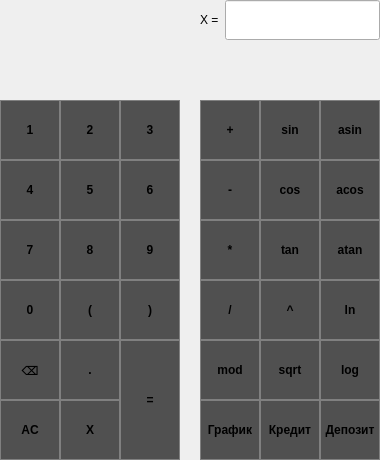
<?xml version="1.0" encoding="UTF-8"?>
<ui version="4.0">
 <class>MainWindow</class>

 <widget class="QMainWindow" name="MainWindow">
  <property name="geometry">
   <rect>
    <x>0</x>
    <y>0</y>
    <width>380</width>
    <height>460</height>
   </rect>
  </property>
  <property name="maximumSize">
   <size>
    <width>380</width>
    <height>460</height>
   </size>
  </property>
  <property name="minimumSize">
   <size>
    <width>380</width>
    <height>460</height>
   </size>
  </property>
  <property name="windowTitle">
   <string>Калькулятор</string>
  </property>
  <property name="styleSheet">
   <string notr="true">QPushButton {
	background-color: rgb(80, 80, 80);
	border: 1px solid gray;
}</string>
  </property>

  <widget class="QWidget" name="centralwidget">
   <widget class="QPushButton" name="pushButton_1">
    <property name="geometry">
     <rect>
      <x>0</x>
      <y>100</y>
      <width>60</width>
      <height>60</height>
     </rect>
    </property>
    <property name="font">
     <font>
      <bold>true</bold>
     </font>
    </property>
    <property name="cursor">
     <cursorShape>PointingHandCursor</cursorShape>
    </property>
    <property name="mouseTracking">
     <bool>true</bool>
    </property>
    <property name="styleSheet">
     <string notr="true">QPushButton {
	border: 1px solid gray;
    font-size: 29;
    background-color: rgb(80,80,80);
}</string>
    </property>
    <property name="text">
     <string>1</string>
    </property>
   </widget>

   <widget class="QPushButton" name="pushButton_2">
    <property name="geometry">
     <rect>
      <x>60</x>
      <y>100</y>
      <width>60</width>
      <height>60</height>
     </rect>
    </property>
    <property name="font">
     <font>
      <bold>true</bold>
     </font>
    </property>
    <property name="cursor">
     <cursorShape>PointingHandCursor</cursorShape>
    </property>
    <property name="styleSheet">
     <string notr="true">QPushButton {
	border: 1px solid gray;
}

QPushButton:hover {
	
	background-color: rgb(80,80,80);
}</string>
    </property>
    <property name="text">
     <string>2</string>
    </property>
   </widget>

   <widget class="QPushButton" name="pushButton_3">
    <property name="geometry">
     <rect>
      <x>120</x>
      <y>100</y>
      <width>60</width>
      <height>60</height>
     </rect>
    </property>
    <property name="font">
     <font>
      <bold>true</bold>
     </font>
    </property>
    <property name="cursor">
     <cursorShape>PointingHandCursor</cursorShape>
    </property>
    <property name="styleSheet">
     <string notr="true">QPushButton {
	border: 1px solid gray;
}

QPushButton:hover {
	
	background-color: rgb(80,80,80);
}</string>
    </property>
    <property name="text">
     <string>3</string>
    </property>
   </widget>

   <widget class="QPushButton" name="pushButton_6">
    <property name="geometry">
     <rect>
      <x>120</x>
      <y>160</y>
      <width>60</width>
      <height>60</height>
     </rect>
    </property>
    <property name="font">
     <font>
      <bold>true</bold>
     </font>
    </property>
    <property name="cursor">
     <cursorShape>PointingHandCursor</cursorShape>
    </property>
    <property name="styleSheet">
     <string notr="true">QPushButton {
	border: 1px solid gray;
}

QPushButton:hover {
	
	background-color: rgb(80,80,80);
}</string>
    </property>
    <property name="text">
     <string>6</string>
    </property>
   </widget>

   <widget class="QPushButton" name="pushButton_5">
    <property name="geometry">
     <rect>
      <x>60</x>
      <y>160</y>
      <width>60</width>
      <height>60</height>
     </rect>
    </property>
    <property name="font">
     <font>
      <bold>true</bold>
     </font>
    </property>
    <property name="cursor">
     <cursorShape>PointingHandCursor</cursorShape>
    </property>
    <property name="styleSheet">
     <string notr="true">QPushButton {
	border: 1px solid gray;
}

QPushButton:hover {
	
	background-color: rgb(80,80,80);
}</string>
    </property>
    <property name="text">
     <string>5</string>
    </property>
   </widget>
   <widget class="QPushButton" name="pushButton_4">
    <property name="geometry">
     <rect>
      <x>0</x>
      <y>160</y>
      <width>60</width>
      <height>60</height>
     </rect>
    </property>
    <property name="font">
     <font>
      <bold>true</bold>
     </font>
    </property>
    <property name="cursor">
     <cursorShape>PointingHandCursor</cursorShape>
    </property>
    <property name="mouseTracking">
     <bool>true</bool>
    </property>
    <property name="styleSheet">
     <string notr="true">QPushButton {
	border: 1px solid gray;
}

QPushButton:hover {
	
	background-color: rgb(80,80,80);
}</string>
    </property>
    <property name="text">
     <string>4</string>
    </property>
   </widget>

   <widget class="QPushButton" name="pushButton_9">
    <property name="geometry">
     <rect>
      <x>120</x>
      <y>220</y>
      <width>60</width>
      <height>60</height>
     </rect>
    </property>
    <property name="font">
     <font>
      <bold>true</bold>
     </font>
    </property>
    <property name="cursor">
     <cursorShape>PointingHandCursor</cursorShape>
    </property>
    <property name="styleSheet">
     <string notr="true">QPushButton {
	border: 1px solid gray;
}

QPushButton:hover {
	
	background-color: rgb(80,80,80);
}</string>
    </property>
    <property name="text">
     <string>9</string>
    </property>
   </widget>

   <widget class="QPushButton" name="pushButton_8">
    <property name="geometry">
     <rect>
      <x>60</x>
      <y>220</y>
      <width>60</width>
      <height>60</height>
     </rect>
    </property>
    <property name="font">
     <font>
      <bold>true</bold>
     </font>
    </property>
    <property name="cursor">
     <cursorShape>PointingHandCursor</cursorShape>
    </property>
    <property name="styleSheet">
     <string notr="true">QPushButton {
	border: 1px solid gray;
}

QPushButton:hover {
	
	background-color: rgb(80,80,80);
}</string>
    </property>
    <property name="text">
     <string>8</string>
    </property>
   </widget>

   <widget class="QPushButton" name="pushButton_7">
    <property name="geometry">
     <rect>
      <x>0</x>
      <y>220</y>
      <width>60</width>
      <height>60</height>
     </rect>
    </property>
    <property name="font">
     <font>
      <bold>true</bold>
     </font>
    </property>
    <property name="cursor">
     <cursorShape>PointingHandCursor</cursorShape>
    </property>
    <property name="mouseTracking">
     <bool>true</bool>
    </property>
    <property name="styleSheet">
     <string notr="true">QPushButton {
	border: 1px solid gray;
}

QPushButton:hover {
	
	background-color: rgb(80,80,80);
}</string>
    </property>
    <property name="text">
     <string>7</string>
    </property>
   </widget>

   <widget class="QPushButton" name="pushButton_plus">
    <property name="enabled">
     <bool>true</bool>
    </property>
    <property name="geometry">
     <rect>
      <x>200</x>
      <y>100</y>
      <width>60</width>
      <height>60</height>
     </rect>
    </property>
    <property name="font">
     <font>
      <bold>true</bold>
     </font>
    </property>
    <property name="cursor">
     <cursorShape>PointingHandCursor</cursorShape>
    </property>
    <property name="styleSheet">
     <string notr="true">QPushButton {
	border: 1px solid gray;
}

QPushButton:hover {
	
	background-color: rgb(80,80,80);
}</string>
    </property>
    <property name="text">
     <string>+</string>
    </property>
   </widget>

   <widget class="QPushButton" name="pushButton_minus">
    <property name="geometry">
     <rect>
      <x>200</x>
      <y>160</y>
      <width>60</width>
      <height>60</height>
     </rect>
    </property>
    <property name="font">
     <font>
      <bold>true</bold>
     </font>
    </property>
    <property name="cursor">
     <cursorShape>PointingHandCursor</cursorShape>
    </property>
    <property name="styleSheet">
     <string notr="true">QPushButton {
	border: 1px solid gray;
}

QPushButton:hover {
	
	background-color: rgb(80,80,80);
}</string>
    </property>
    <property name="text">
     <string>-</string>
    </property>
   </widget>

   <widget class="QPushButton" name="pushButton_mult">
    <property name="geometry">
     <rect>
      <x>200</x>
      <y>220</y>
      <width>60</width>
      <height>60</height>
     </rect>
    </property>
    <property name="font">
     <font>
      <bold>true</bold>
     </font>
    </property>
    <property name="cursor">
     <cursorShape>PointingHandCursor</cursorShape>
    </property>
    <property name="styleSheet">
     <string notr="true">QPushButton {
	border: 1px solid gray;
}

QPushButton:hover {
	
	background-color: rgb(80,80,80);
}</string>
    </property>
    <property name="text">
     <string>*</string>
    </property>
   </widget>

   <widget class="QPushButton" name="pushButton_div">
    <property name="geometry">
     <rect>
      <x>200</x>
      <y>280</y>
      <width>60</width>
      <height>60</height>
     </rect>
    </property>
    <property name="font">
     <font>
      <bold>true</bold>
     </font>
    </property>
    <property name="cursor">
     <cursorShape>PointingHandCursor</cursorShape>
    </property>
    <property name="styleSheet">
     <string notr="true">QPushButton {
	border: 1px solid gray;
}

QPushButton:hover {
	
	background-color: rgb(80,80,80);
}</string>
    </property>
    <property name="text">
     <string>/</string>
    </property>
   </widget>

   <widget class="QPushButton" name="pushButton_asin">
    <property name="geometry">
     <rect>
      <x>320</x>
      <y>100</y>
      <width>60</width>
      <height>60</height>
     </rect>
    </property>
    <property name="font">
     <font>
      <bold>true</bold>
     </font>
    </property>
    <property name="cursor">
     <cursorShape>PointingHandCursor</cursorShape>
    </property>
    <property name="styleSheet">
     <string notr="true">QPushButton {
	border: 1px solid gray;
}

QPushButton:hover {
	
	background-color: rgb(80,80,80);
}</string>
    </property>
    <property name="text">
     <string>asin</string>
    </property>
   </widget>
   <widget class="QPushButton" name="pushButton_acos">
    <property name="geometry">
     <rect>
      <x>320</x>
      <y>160</y>
      <width>60</width>
      <height>60</height>
     </rect>
    </property>
    <property name="font">
     <font>
      <bold>true</bold>
     </font>
    </property>
    <property name="cursor">
     <cursorShape>PointingHandCursor</cursorShape>
    </property>
    <property name="styleSheet">
     <string notr="true">QPushButton {
	border: 1px solid gray;
}

QPushButton:hover {
	
	background-color: rgb(80,80,80);
}</string>
    </property>
    <property name="text">
     <string>acos</string>
    </property>
   </widget>
   <widget class="QPushButton" name="pushButton_sin">
    <property name="geometry">
     <rect>
      <x>260</x>
      <y>100</y>
      <width>60</width>
      <height>60</height>
     </rect>
    </property>
    <property name="font">
     <font>
      <bold>true</bold>
     </font>
    </property>
    <property name="cursor">
     <cursorShape>PointingHandCursor</cursorShape>
    </property>
    <property name="styleSheet">
     <string notr="true">QPushButton {
	border: 1px solid gray;
}

QPushButton:hover {
	
	background-color: rgb(80,80,80);
}</string>
    </property>
    <property name="text">
     <string>sin</string>
    </property>
   </widget>

   <widget class="QPushButton" name="pushButton_cos">
    <property name="geometry">
     <rect>
      <x>260</x>
      <y>160</y>
      <width>60</width>
      <height>60</height>
     </rect>
    </property>
    <property name="font">
     <font>
      <bold>true</bold>
     </font>
    </property>
    <property name="cursor">
     <cursorShape>PointingHandCursor</cursorShape>
    </property>
    <property name="styleSheet">
     <string notr="true">QPushButton {
	border: 1px solid gray;
}

QPushButton:hover {
	
	background-color: rgb(80,80,80);
}</string>
    </property>
    <property name="text">
     <string>cos</string>
    </property>
   </widget>

   <widget class="QPushButton" name="pushButton_tan">
    <property name="geometry">
     <rect>
      <x>260</x>
      <y>220</y>
      <width>60</width>
      <height>60</height>
     </rect>
    </property>
    <property name="font">
     <font>
      <bold>true</bold>
     </font>
    </property>
    <property name="cursor">
     <cursorShape>PointingHandCursor</cursorShape>
    </property>
    <property name="styleSheet">
     <string notr="true">QPushButton {
	border: 1px solid gray;
}

QPushButton:hover {
	
	background-color: rgb(80,80,80);
}</string>
    </property>
    <property name="text">
     <string>tan</string>
    </property>
   </widget>

   <widget class="QPushButton" name="pushButton_atan">
    <property name="geometry">
     <rect>
      <x>320</x>
      <y>220</y>
      <width>60</width>
      <height>60</height>
     </rect>
    </property>
    <property name="font">
     <font>
      <bold>true</bold>
     </font>
    </property>
    <property name="cursor">
     <cursorShape>PointingHandCursor</cursorShape>
    </property>
    <property name="styleSheet">
     <string notr="true">QPushButton {
	border: 1px solid gray;
}

QPushButton:hover {
	
	background-color: rgb(80,80,80);
}</string>
    </property>
    <property name="text">
     <string>atan</string>
    </property>
   </widget>

   <widget class="QPushButton" name="pushButton_sqrt">
    <property name="geometry">
     <rect>
      <x>260</x>
      <y>340</y>
      <width>60</width>
      <height>60</height>
     </rect>
    </property>
    <property name="font">
     <font>
      <bold>true</bold>
     </font>
    </property>
    <property name="cursor">
     <cursorShape>PointingHandCursor</cursorShape>
    </property>
    <property name="styleSheet">
     <string notr="true">QPushButton {
	border: 1px solid gray;
}

QPushButton:hover {
	
	background-color: rgb(80,80,80);
}</string>
    </property>
    <property name="text">
     <string>sqrt</string>
    </property>
   </widget>
   <widget class="QPushButton" name="pushButton_log">
    <property name="geometry">
     <rect>
      <x>320</x>
      <y>340</y>
      <width>60</width>
      <height>60</height>
     </rect>
    </property>
    <property name="font">
     <font>
      <bold>true</bold>
     </font>
    </property>
    <property name="cursor">
     <cursorShape>PointingHandCursor</cursorShape>
    </property>
    <property name="styleSheet">
     <string notr="true">QPushButton {
	border: 1px solid gray;
}

QPushButton:hover {
	
	background-color: rgb(80,80,80);
}</string>
    </property>
    <property name="text">
     <string>log</string>
    </property>
   </widget>

   <widget class="QPushButton" name="pushButton_plot">
    <property name="geometry">
     <rect>
      <x>200</x>
      <y>400</y>
      <width>60</width>
      <height>60</height>
     </rect>
    </property>
    <property name="font">
     <font>
      <bold>true</bold>
     </font>
    </property>
    <property name="cursor">
     <cursorShape>PointingHandCursor</cursorShape>
    </property>
    <property name="styleSheet">
     <string notr="true">QPushButton {
	border: 1px solid gray;
}

QPushButton:hover {
	
	background-color: rgb(80,80,80);
}</string>
    </property>
    <property name="text">
     <string>График</string>
    </property>
   </widget>
   <widget class="QPushButton" name="pushButton_left_par">
    <property name="geometry">
     <rect>
      <x>60</x>
      <y>280</y>
      <width>60</width>
      <height>60</height>
     </rect>
    </property>
    <property name="font">
     <font>
      <bold>true</bold>
     </font>
    </property>
    <property name="cursor">
     <cursorShape>PointingHandCursor</cursorShape>
    </property>
    <property name="mouseTracking">
     <bool>true</bool>
    </property>
    <property name="styleSheet">
     <string notr="true">QPushButton {
	border: 1px solid gray;
}

QPushButton:hover {
	
	background-color: rgb(80,80,80);
}</string>
    </property>
    <property name="text">
     <string>(</string>
    </property>
   </widget>
   <widget class="QPushButton" name="pushButton_dot">
    <property name="geometry">
     <rect>
      <x>60</x>
      <y>340</y>
      <width>60</width>
      <height>60</height>
     </rect>
    </property>
    <property name="sizePolicy">
     <sizepolicy hsizetype="Minimum" vsizetype="Expanding">
      <horstretch>0</horstretch>
      <verstretch>0</verstretch>
     </sizepolicy>
    </property>
    <property name="font">
     <font>
      <bold>true</bold>
     </font>
    </property>
    <property name="cursor">
     <cursorShape>PointingHandCursor</cursorShape>
    </property>
    <property name="styleSheet">
     <string notr="true">QPushButton {
	border: 1px solid gray;
}

QPushButton:hover {
	
	background-color: rgb(80,80,80);
}</string>
    </property>
    <property name="text">
     <string>.</string>
    </property>
   </widget>
   <widget class="QPushButton" name="pushButton_mod">
    <property name="geometry">
     <rect>
      <x>200</x>
      <y>340</y>
      <width>60</width>
      <height>60</height>
     </rect>
    </property>
    <property name="font">
     <font>
      <bold>true</bold>
     </font>
    </property>
    <property name="cursor">
     <cursorShape>PointingHandCursor</cursorShape>
    </property>
    <property name="styleSheet">
     <string notr="true">QPushButton {
	border: 1px solid gray;
}

QPushButton:hover {
	
	background-color: rgb(80,80,80);
}</string>
    </property>
    <property name="text">
     <string>mod</string>
    </property>
   </widget>
   <widget class="QPushButton" name="pushButton_pow">
    <property name="geometry">
     <rect>
      <x>260</x>
      <y>280</y>
      <width>60</width>
      <height>60</height>
     </rect>
    </property>
    <property name="font">
     <font>
      <bold>true</bold>
     </font>
    </property>
    <property name="cursor">
     <cursorShape>PointingHandCursor</cursorShape>
    </property>
    <property name="styleSheet">
     <string notr="true">QPushButton {
	border: 1px solid gray;
}

QPushButton:hover {
	
	background-color: rgb(80,80,80);
}</string>
    </property>
    <property name="text">
     <string>^</string>
    </property>
   </widget>
   <widget class="QPushButton" name="pushButton_ln">
    <property name="geometry">
     <rect>
      <x>320</x>
      <y>280</y>
      <width>60</width>
      <height>60</height>
     </rect>
    </property>
    <property name="font">
     <font>
      <bold>true</bold>
     </font>
    </property>
    <property name="cursor">
     <cursorShape>PointingHandCursor</cursorShape>
    </property>
    <property name="styleSheet">
     <string notr="true">QPushButton {
	border: 1px solid gray;
}

QPushButton:hover {
	
	background-color: rgb(80,80,80);
}</string>
    </property>
    <property name="text">
     <string>ln</string>
    </property>
   </widget>
   <widget class="QPushButton" name="pushButton_enter">
    <property name="geometry">
     <rect>
      <x>120</x>
      <y>340</y>
      <width>60</width>
      <height>120</height>
     </rect>
    </property>
    <property name="font">
     <font>
      <bold>true</bold>
     </font>
    </property>
    <property name="cursor">
     <cursorShape>PointingHandCursor</cursorShape>
    </property>
    <property name="mouseTracking">
     <bool>true</bool>
    </property>
    <property name="styleSheet">
     <string notr="true">QPushButton {
	border: 1px solid gray;
}

QPushButton:hover {
	
	background-color: rgb(80,80,80);
}</string>
    </property>
    <property name="text">
     <string>=</string>
    </property>
   </widget>
   <widget class="QPushButton" name="pushButton_deposit">
    <property name="geometry">
     <rect>
      <x>320</x>
      <y>400</y>
      <width>60</width>
      <height>60</height>
     </rect>
    </property>
    <property name="font">
     <font>
      <bold>true</bold>
     </font>
    </property>
    <property name="cursor">
     <cursorShape>PointingHandCursor</cursorShape>
    </property>
    <property name="styleSheet">
     <string notr="true">QPushButton {
	border: 1px solid gray;
}

QPushButton:hover {
	
	background-color: rgb(80,80,80);
}</string>
    </property>
    <property name="text">
     <string>Депозит</string>
    </property>
   </widget>
   <widget class="QPushButton" name="pushButton_credit">
    <property name="geometry">
     <rect>
      <x>260</x>
      <y>400</y>
      <width>60</width>
      <height>60</height>
     </rect>
    </property>
    <property name="font">
     <font>
      <bold>true</bold>
     </font>
    </property>
    <property name="cursor">
     <cursorShape>PointingHandCursor</cursorShape>
    </property>
    <property name="styleSheet">
     <string notr="true">QPushButton {
	border: 1px solid gray;
}

QPushButton:hover {
	
	background-color: rgb(80,80,80);
}</string>
    </property>
    <property name="text">
     <string>Кредит</string>
    </property>
   </widget>
   <widget class="QPushButton" name="pushButton_backspace">
    <property name="geometry">
     <rect>
      <x>0</x>
      <y>340</y>
      <width>60</width>
      <height>60</height>
     </rect>
    </property>
    <property name="font">
     <font>
      <bold>true</bold>
     </font>
    </property>
    <property name="cursor">
     <cursorShape>PointingHandCursor</cursorShape>
    </property>
    <property name="styleSheet">
     <string notr="true">QPushButton {
	border: 1px solid gray;
}

QPushButton:hover {
	
	background-color: rgb(80,80,80);
}</string>
    </property>
    <property name="text">
     <string>⌫</string>
    </property>
   </widget>
   <widget class="QPushButton" name="pushButton_all_clear">
    <property name="geometry">
     <rect>
      <x>0</x>
      <y>400</y>
      <width>60</width>
      <height>60</height>
     </rect>
    </property>
    <property name="font">
     <font>
      <bold>true</bold>
     </font>
    </property>
    <property name="cursor">
     <cursorShape>PointingHandCursor</cursorShape>
    </property>
    <property name="mouseTracking">
     <bool>true</bool>
    </property>
    <property name="styleSheet">
     <string notr="true">QPushButton {
	border: 1px solid gray;
}

QPushButton:hover {
	
	background-color: rgb(80,80,80);
}</string>
    </property>
    <property name="text">
     <string>AC</string>
    </property>
   </widget>
   <widget class="QPushButton" name="pushButton_0">
    <property name="geometry">
     <rect>
      <x>0</x>
      <y>280</y>
      <width>60</width>
      <height>60</height>
     </rect>
    </property>
    <property name="font">
     <font>
      <bold>true</bold>
     </font>
    </property>
    <property name="cursor">
     <cursorShape>PointingHandCursor</cursorShape>
    </property>
    <property name="styleSheet">
     <string notr="true">QPushButton {
	border: 1px solid gray;
}

QPushButton:hover {
	
	background-color: rgb(80,80,80);
}</string>
    </property>
    <property name="text">
     <string>0</string>
    </property>
   </widget>

   <widget class="QLabel" name="input_label">
    <property name="geometry">
     <rect>
      <x>0</x>
      <y>0</y>
      <width>190</width>
      <height>40</height>
     </rect>
    </property>
    <property name="text">
     <string/>
    </property>
   </widget>

   <widget class="QLabel" name="invite_X">
    <property name="geometry">
     <rect>
      <x>200</x>
      <y>0</y>
      <width>25</width>
      <height>40</height>
     </rect>
    </property>
    <property name="text">
     <string>X =</string>
    </property>
   </widget>

   <widget class="QLineEdit" name="input_X">
    <property name="geometry">
     <rect>
      <x>225</x>
      <y>0</y>
      <width>155</width>
      <height>40</height>
     </rect>
    </property>
    <property name="text">
     <string></string>
    </property>
   </widget>

   <widget class="QLabel" name="result_label">
    <property name="geometry">
     <rect>
      <x>0</x>
      <y>40</y>
      <width>380</width>
      <height>60</height>
     </rect>
    </property>
    <property name="text">
     <string/>
    </property>
   </widget>

   <widget class="QPushButton" name="pushButton_right_par">
    <property name="geometry">
     <rect>
      <x>120</x>
      <y>280</y>
      <width>60</width>
      <height>60</height>
     </rect>
    </property>
    <property name="font">
     <font>
      <bold>true</bold>
     </font>
    </property>
    <property name="cursor">
     <cursorShape>PointingHandCursor</cursorShape>
    </property>
    <property name="mouseTracking">
     <bool>true</bool>
    </property>
    <property name="styleSheet">
     <string notr="true">QPushButton {
	border: 1px solid gray;
}

QPushButton:hover {
	
	background-color: rgb(80,80,80);
}</string>
    </property>
    <property name="text">
     <string>)</string>
    </property>
   </widget>

   <widget class="QPushButton" name="pushButton_X">
    <property name="geometry">
     <rect>
      <x>60</x>
      <y>400</y>
      <width>60</width>
      <height>60</height>
     </rect>
    </property>
    <property name="sizePolicy">
     <sizepolicy hsizetype="Minimum" vsizetype="Expanding">
      <horstretch>0</horstretch>
      <verstretch>0</verstretch>
     </sizepolicy>
    </property>
    <property name="font">
     <font>
      <bold>true</bold>
     </font>
    </property>
    <property name="cursor">
     <cursorShape>PointingHandCursor</cursorShape>
    </property>
    <property name="styleSheet">
     <string notr="true">QPushButton {
	border: 1px solid gray;
}

QPushButton:hover {
	
	background-color: rgb(80,80,80);
}</string>
    </property>
    <property name="text">
     <string>X</string>
    </property>
   </widget>
  </widget>
 </widget>
 <resources/>
 <connections/>
</ui>
